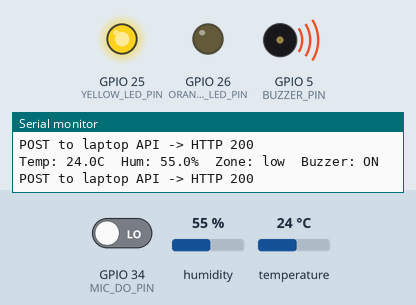
Simulated run of this sketch. Board: ESP32. On the bench: output pins drawn as LEDs (lit = HIGH), buzzer (waves = sounding, pin HIGH), the last lines printed to the serial monitor. Inputs (shaded band) come from the test bench; at power-on: temperature 24 °C, GPIO 34 (MIC_DO_PIN) LOW, humidity 55 %. WiFi joins after 1.5 s; servers stay silent unless stated; uploads are accepted with an empty reply.

Above: at 5.0 s.
5.1 s: temperature set to 26 °C
At 6.3 s:
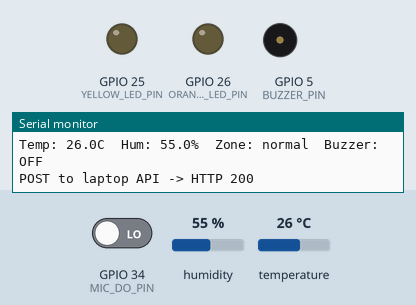
9.3 s: temperature set to 29 °C
11.0 s: temperature set to 32 °C
At 14.9 s:
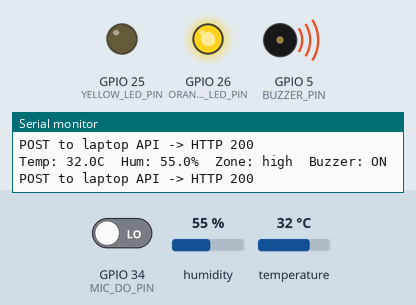
16.8 s: temperature set to 12 °C
At 19.0 s:
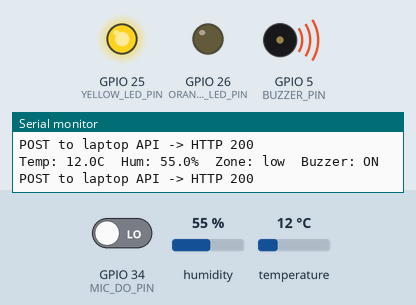
19.3 s: temperature set to 28 °C
At 22.2 s:
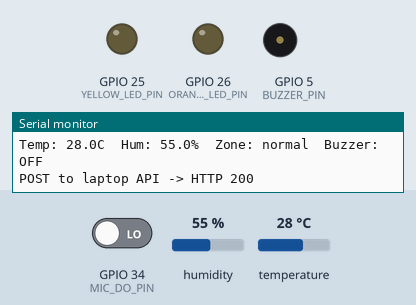
Timing chart, 0 to 23.7 s (numbered marks = the images above; inputs shaded):
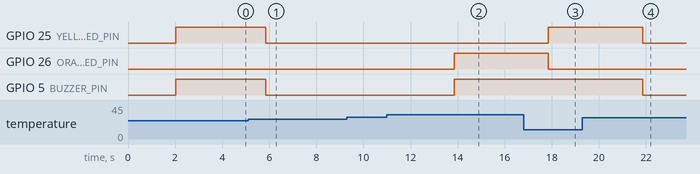

The sketch:

TempMonitorDevice.ino
```cpp
/*
  Temperature Monitoring Device with Web Dashboard + Laptop API Push
  --------------------------------------------------------------------
  Hardware:
    - DHT11               -> GPIO 4
    - KY-038 mic (DO pin) -> GPIO 34
    - KY-012 active buzzer-> GPIO 5
    - Yellow LED          -> GPIO 25 (LOW temp indicator)
    - Orange LED          -> GPIO 26 (HIGH temp indicator, stands in for "red")

  Logic:
    Temp < LOW_TEMP_THRESHOLD            -> Yellow LED ON, buzzer ON
    LOW_TEMP_THRESHOLD..HIGH_TEMP_THRESHOLD -> both LEDs OFF, buzzer OFF
    Temp > HIGH_TEMP_THRESHOLD           -> Orange LED ON, buzzer ON

    The KY-038 mic listens for the buzzer's own sound. When it detects sound,
    it forces an immediate re-check of the DHT11 and refreshes all outputs.

    Every reading is also POSTed to the laptop's Node/Express API, which
    broadcasts it over WebSocket to the React dashboard (and the built-in
    ESP32 page below still works too, as a local fallback).

  Libraries required (install via Library Manager):
    - "DHT sensor library" by Adafruit
    - "Adafruit Unified Sensor" (dependency of the above)

  Board package: install "esp32" boards via Boards Manager (Espressif Systems)
*/

#include <WiFi.h>
#include <WebServer.h>
#include <HTTPClient.h>
#include <DHT.h>

// ---------- WiFi credentials ----------
const char* WIFI_SSID     = "Student WI-FI";
const char* WIFI_PASSWORD = "Stud3nt!@!";

// ---------- Laptop API (Node/Express) ----------
// Run `node server.js` on your laptop first, it will print its LAN IP.
// Replace the IP below with that address, and keep API_KEY matching your .env file.
const char* LAPTOP_API_URL = "http://192.168.41.121:3000/api/data"; // <-- CHANGE THIS
const char* API_KEY        = "vexguard-2026-hack";              // <-- MUST MATCH .env

// ---------- Pin definitions ----------
#define DHTPIN        4
#define DHTTYPE       DHT11
#define MIC_DO_PIN    34
#define BUZZER_PIN    5
#define YELLOW_LED_PIN 25
#define ORANGE_LED_PIN 26

// ---------- Thresholds ----------
const float LOW_TEMP_THRESHOLD  = 25.0;  // below this => "low" zone
const float HIGH_TEMP_THRESHOLD = 30.0;  // above this => "high" zone

// ---------- Objects ----------
DHT dht(DHTPIN, DHTTYPE);
WebServer server(80);

// ---------- Shared state (used by both loop() and the web handlers) ----------
float g_temperature   = NAN;
float g_humidity      = NAN;
String g_zone         = "normal";   // "low", "normal", "high"
bool   g_buzzerOn     = false;
bool   g_soundHeard   = false;
unsigned long g_lastReadMillis = 0;
const unsigned long READ_INTERVAL_MS = 2000; // DHT11 needs >=1-2s between reads

// Forward declaration
void updateSensorsAndOutputs();

// ---------------------------------------------------------------------------
// Web page (served at "/"). Polls "/data" every 2s to refresh live values.
// This still works even if the laptop API is offline - useful as a fallback.
// ---------------------------------------------------------------------------
const char INDEX_HTML[] PROGMEM = R"rawliteral(
<!DOCTYPE html>
<html>
<head>
  <meta charset="UTF-8">
  <meta name="viewport" content="width=device-width, initial-scale=1">
  <title>ESP32 Temperature Monitor</title>
  <style>
    body { font-family: Arial, sans-serif; background:#f4f6f8; margin:0; padding:20px; color:#222; }
    .card { background:#fff; border-radius:10px; padding:20px; max-width:420px; margin:0 auto 16px auto;
            box-shadow:0 2px 8px rgba(0,0,0,0.08); }
    h1 { font-size:1.3em; text-align:center; }
    .value { font-size:2em; font-weight:bold; text-align:center; }
    .label { text-align:center; color:#666; margin-bottom:10px; }
    .row { display:flex; justify-content:space-between; padding:6px 0; border-bottom:1px solid #eee; }
    .zone-low    { color:#c9a400; }
    .zone-normal { color:#2e7d32; }
    .zone-high   { color:#c62828; }
    .dot { display:inline-block; width:12px; height:12px; border-radius:50%; margin-right:6px; }
    .on  { background:#4caf50; }
    .off { background:#bbb; }
  </style>
</head>
<body>
  <div class="card">
    <h1>ESP32 Temperature Monitor</h1>
    <div class="label">Temperature</div>
    <div class="value" id="temp">--</div>
    <div class="label">Humidity: <span id="hum">--</span>%</div>
  </div>

  <div class="card">
    <div class="row"><span>Zone</span><span id="zone">--</span></div>
    <div class="row"><span>Yellow LED (low)</span><span><span class="dot" id="yledDot"></span><span id="yled">--</span></span></div>
    <div class="row"><span>Orange LED (high)</span><span><span class="dot" id="oledDot"></span><span id="oled">--</span></span></div>
    <div class="row"><span>Buzzer</span><span><span class="dot" id="buzzDot"></span><span id="buzz">--</span></span></div>
    <div class="row"><span>Sound confirmed</span><span id="sound">--</span></div>
  </div>

  <script>
    async function refresh() {
      try {
        const res = await fetch('/data');
        const d = await res.json();
        document.getElementById('temp').textContent = d.temperature.toFixed(1) + ' °C';
        document.getElementById('hum').textContent = d.humidity.toFixed(0);

        const zoneEl = document.getElementById('zone');
        zoneEl.textContent = d.zone;
        zoneEl.className = 'zone-' + d.zone;

        document.getElementById('yled').textContent = d.yellowLed ? 'ON' : 'OFF';
        document.getElementById('yledDot').className = 'dot ' + (d.yellowLed ? 'on' : 'off');

        document.getElementById('oled').textContent = d.orangeLed ? 'ON' : 'OFF';
        document.getElementById('oledDot').className = 'dot ' + (d.orangeLed ? 'on' : 'off');

        document.getElementById('buzz').textContent = d.buzzer ? 'ON' : 'OFF';
        document.getElementById('buzzDot').className = 'dot ' + (d.buzzer ? 'on' : 'off');

        document.getElementById('sound').textContent = d.soundHeard ? 'Yes' : 'No';
      } catch (e) {
        console.error('refresh failed', e);
      }
    }
    setInterval(refresh, 2000);
    refresh();
  </script>
</body>
</html>
)rawliteral";

// ---------------------------------------------------------------------------
void handleRoot() {
  server.send_P(200, "text/html", INDEX_HTML);
}

void handleData() {
  bool yellowOn = (g_zone == "low");
  bool orangeOn = (g_zone == "high");

  String json = "{";
  json += "\"temperature\":" + String(isnan(g_temperature) ? 0 : g_temperature, 1) + ",";
  json += "\"humidity\":" + String(isnan(g_humidity) ? 0 : g_humidity, 1) + ",";
  json += "\"zone\":\"" + g_zone + "\",";
  json += "\"yellowLed\":" + String(yellowOn ? "true" : "false") + ",";
  json += "\"orangeLed\":" + String(orangeOn ? "true" : "false") + ",";
  json += "\"buzzer\":" + String(g_buzzerOn ? "true" : "false") + ",";
  json += "\"soundHeard\":" + String(g_soundHeard ? "true" : "false");
  json += "}";

  server.send(200, "application/json", json);
}

// ---------------------------------------------------------------------------
// Pushes the current reading to the laptop's Node/Express API, which then
// broadcasts it to the React dashboard over WebSocket.
// ---------------------------------------------------------------------------
void sendDataToLaptopAPI() {
  if (WiFi.status() != WL_CONNECTED) return;

  HTTPClient http;
  http.begin(LAPTOP_API_URL);
  http.addHeader("Content-Type", "application/json");
  http.addHeader("x-api-key", API_KEY);

  bool yellowOn = (g_zone == "low");
  bool orangeOn = (g_zone == "high");

  String payload = "{";
  payload += "\"temperature\":" + String(g_temperature, 1) + ",";
  payload += "\"humidity\":" + String(g_humidity, 1) + ",";
  payload += "\"zone\":\"" + g_zone + "\",";
  payload += "\"yellowLed\":" + String(yellowOn ? "true" : "false") + ",";
  payload += "\"orangeLed\":" + String(orangeOn ? "true" : "false") + ",";
  payload += "\"buzzer\":" + String(g_buzzerOn ? "true" : "false") + ",";
  payload += "\"soundHeard\":" + String(g_soundHeard ? "true" : "false");
  payload += "}";

  int httpResponseCode = http.POST(payload);
  if (httpResponseCode > 0) {
    Serial.printf("POST to laptop API -> HTTP %d\n", httpResponseCode);
  } else {
    Serial.printf("POST to laptop API failed: %s\n", http.errorToString(httpResponseCode).c_str());
  }
  http.end();
}

// ---------------------------------------------------------------------------
// Reads the DHT11, decides the zone, and drives LEDs / buzzer.
// ---------------------------------------------------------------------------
void updateSensorsAndOutputs() {
  float t = dht.readTemperature();
  float h = dht.readHumidity();

  if (isnan(t) || isnan(h)) {
    Serial.println("DHT11 read failed, keeping previous values.");
    return;
  }

  g_temperature = t;
  g_humidity = h;

  if (t < LOW_TEMP_THRESHOLD) {
    g_zone = "low";
  } else if (t > HIGH_TEMP_THRESHOLD) {
    g_zone = "high";
  } else {
    g_zone = "normal";
  }

  bool yellowOn = (g_zone == "low");
  bool orangeOn = (g_zone == "high");
  g_buzzerOn = (g_zone != "normal"); // reverted to spec: buzzer only OFF in the normal zone

  digitalWrite(YELLOW_LED_PIN, yellowOn ? HIGH : LOW);
  digitalWrite(ORANGE_LED_PIN, orangeOn ? HIGH : LOW);
  digitalWrite(BUZZER_PIN, g_buzzerOn ? HIGH : LOW);

  Serial.printf("Temp: %.1fC  Hum: %.1f%%  Zone: %s  Buzzer: %s\n",
                g_temperature, g_humidity, g_zone.c_str(),
                g_buzzerOn ? "ON" : "OFF");

  sendDataToLaptopAPI();
}

// ---------------------------------------------------------------------------
void setup() {
  Serial.begin(115200);

  pinMode(YELLOW_LED_PIN, OUTPUT);
  pinMode(ORANGE_LED_PIN, OUTPUT);
  pinMode(BUZZER_PIN, OUTPUT);
  pinMode(MIC_DO_PIN, INPUT);

  digitalWrite(YELLOW_LED_PIN, LOW);
  digitalWrite(ORANGE_LED_PIN, LOW);
  digitalWrite(BUZZER_PIN, LOW);

  dht.begin();

  // First reading before anything connects, so dashboard has real data ASAP
  delay(2000);
  updateSensorsAndOutputs();

  // ---- WiFi ----
  WiFi.begin(WIFI_SSID, WIFI_PASSWORD);
  Serial.print("Connecting to WiFi");
  while (WiFi.status() != WL_CONNECTED) {
    delay(400);
    Serial.print(".");
  }
  Serial.println();
  Serial.print("Connected! IP address: ");
  Serial.println(WiFi.localIP());

  // ---- Web server routes ----
  server.on("/", handleRoot);
  server.on("/data", handleData);
  server.begin();
  Serial.println("Web server started.");

  // Send an initial reading to the laptop API right away
  sendDataToLaptopAPI();
}

// ---------------------------------------------------------------------------
void loop() {
  server.handleClient();

  unsigned long now = millis();

  // Regular DHT11 poll (respecting its minimum read interval)
  if (now - g_lastReadMillis >= READ_INTERVAL_MS) {
    g_lastReadMillis = now;
    updateSensorsAndOutputs();
  }

  // Microphone: sound confirmation loop
  int soundState = digitalRead(MIC_DO_PIN);
  if (soundState == HIGH) {
    if (!g_soundHeard) {
      g_soundHeard = true;
      Serial.println("Sound detected by KY-038 -> re-checking DHT11.");
      updateSensorsAndOutputs();
    }
  } else {
    g_soundHeard = false;
  }
}
```

Measured:
- the behaviour switches between 24 and 25 °C on temperature (found by bisection; images 0 and 1)
- the behaviour switches between 30 and 31 °C on temperature (found by bisection; images 1 and 2)
- after the input at 5.1 s, GPIO 25 (YELLOW_LED_PIN), GPIO 5 (BUZZER_PIN): HIGH → LOW after 0.75 s
- after the input at 11.0 s, GPIO 26 (ORANGE_LED_PIN), GPIO 5 (BUZZER_PIN): LOW → HIGH after 2.9 s
- after the input at 16.8 s, GPIO 25 (YELLOW_LED_PIN): LOW → HIGH after 1.1 s; GPIO 26 (ORANGE_LED_PIN): HIGH → LOW after 1.1 s
- after the input at 19.3 s, GPIO 25 (YELLOW_LED_PIN), GPIO 5 (BUZZER_PIN): HIGH → LOW after 2.6 s
